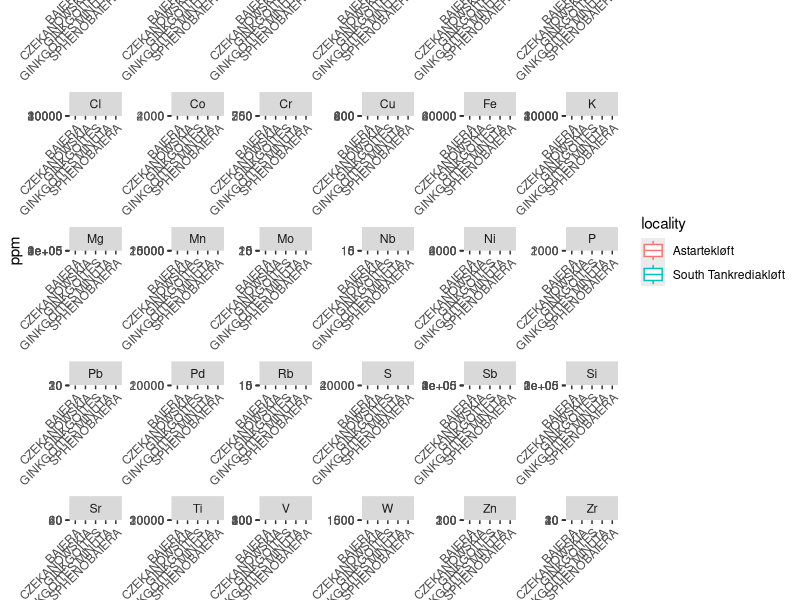

Generate this figure with R: (Note: this script raises an error after producing the figure.)
#example EDA, PCA, etc. code using several postgraduate datasets
#W.J. Matthaeus 7/10/2026
#this includes some data quality control on the way in
#and interpretation

#this is to load in required packages
pkgs <- c("readr", "ggplot2", "dplyr", "readxl",
          "tibble", "tidyr", "stringr",
          "PerformanceAnalytics", "psych",
          "FactoMineR", "factoextra","rstatix")
vapply(pkgs, library, logical(1), character.only = TRUE, logical.return = TRUE)

#change the working directory. update the string "/Users.." to contain the 
#path to the directory containing this script and your data file
setwd("/Users/willmatthaeus/Dropbox/TCD Postdoc/didactic_xrf/")

#only change this here, then the rest of the code should work for *your* data
input_switch <-"Ant"
# input_switch <- "Sid"

#read in data
if(input_switch=="Sid"){
#read in the data
xrf <- read_excel(path = "Mastersheet.xlsx")
#find the group ids from the sample name and make a new column
xrf$group<-NA
xrf[grep("CSD",xrf$SAMPLE),]$group <- "new"
xrf[is.na(xrf$group),]$group <- "old"
xrf$group <- as.factor(xrf$group)

#separate out the data columns and the error columns
elements<-xrf[seq(2,76,2)]
element_names <- colnames(elements)
errors<-xrf[seq(3,77,2)]
error_names <- colnames(errors)
}
if(input_switch=="Ant"){
  
  #read in the data
  xrf <- read_excel(path = "STANAST_XRF_GINK.xlsx")
  #find the group ids from the sample name and make a new column
  which(xrf$SAMPLE=="b4-51258-F")
  xrf[57,]$SAMPLE<-"b4-51258-F_2"
  which(xrf$SAMPLE=="b4-51408-F")
  xrf[77,]$SAMPLE<-"b4-51408-F_2"
  
  #grouping variables
  xrf$locality<-NA
  xrf[grep("AST",xrf$SAMPLE),]$locality <- "Astartekløft"
  xrf[is.na(xrf$locality),]$locality <- "South Tankrediakløft"
  xrf$locality <- as.factor(xrf$locality)
  which(is.na(xrf$locality))
  xrf$locality <- factor(xrf$locality)
  
  xrf$taxon <- factor(xrf$TAXON)
  
  #separate out the data columns and the error columns
  elements<-xrf[3:32]
  element_names <- colnames(elements)
  
}

##Boxplots
if(input_switch=="Ant"){
  #adjust the 'shape' of the data from a matrix of elements to a table where 
  #each row is a single element concentration with a other categorical variables
  #like taxon and locality
  xrf_long <- xrf%>%
    pivot_longer(cols = all_of(element_names),names_to = c("element"))%>%
    rename(ppm=value)
  
  #if you want to filter rows, keep certain ones or drop others
  # xrf_long <- filter(locality=="Astartekløft", 
  #                    taxon!=c("GINKGOITES MINUTA", "GINKGOITES")) 
  
  a_big_boxplot<-xrf_long %>%  
    ggplot()+#just to get things started
    geom_boxplot(aes(x=taxon, y=ppm, color=locality))+#make boxplot shapes, separate in space using taxon, and color using locality
    facet_wrap(element~., scales="free")+#separate element plots out into separate panels
    theme(axis.text.x=element_text(angle=45, hjust = 1))
  
  #some plot saving code
  #useful for making nice plots with high res at a particular size  
  #i just played with the size til it looked good
  #it saves into whatever directory you set at the the top
  plotName<-"Anto_element_boxplots.png"
  ggsave(plotName, plot = a_big_boxplot, device = "png", path = ".",
         scale = 1, height = 16, width = 14, units = c("in"),
         dpi = 300, limitsize = TRUE)
  
}

##remove columns with zero variance, which causes errors for subsequent analyses
#find zero variance columns
var_nz <- function(x) !is.na(var(x[x != 0]))
varying_elements_map<-apply(elements,2,var_nz)
#update data coulmns and names to only those with varianc
elements <- elements[,varying_elements_map]
element_names <- colnames(elements)


#individual tests of normality
elements %>% ungroup %>%  
  shapiro_test(element_names) %>% 
  arrange(variable)
#guide for interprting this and the next one:
#https://www.datanovia.com/en/lessons/normality-test-in-r/#shapiro-wilks-normality-test

#test of multivariate normality
elements %>% mshapiro_test
#the data are non-normal individually and as a multivariate group
#this is probably ok on it's own for PCA

#this is the important one!
chart.Correlation(elements)
ele_cor <- cor(elements) %>% abs 
# ele_cor_sig <- apply(ele_cor, c(1,2), function(x){any(abs(x)>0.3)})

#correlation matrix with significance and correlation coefficients in top 
#right triangle, histograms on diagonal, and biplots with best fit lines in red
#this is also ugly, but save it in a large format, zoom in and look at the 
#relationships between variables, are they linear?

#couple of different options for removing some columns
#things that don't have correlations about 0.3 with anything
#this is the more important thing for PCA

if(input_switch=="Sid"){
low_cor <- c("Ba","Sb","Rb")
#elements with normal-ish distributions based on the histograms
normal <- c("Bal","Mo","Nb","Cr","V","Ti","Ca","K")
}

if(input_switch=="Ant"){
  low_cor <- c("Ag","Mo")
  #elements with normal-ish distributions based on the histograms
  normal <- c("S","Cl","Si","P","K","Ca","Cr")
}

#normal elements
ele_norm <- elements%>%select(normal)#select(!low_cor) 
ele_norm_names <- colnames(ele_norm)
#individual tests of normality ... again
ele_norm %>% ungroup %>%  
  shapiro_test(ele_norm_names) %>% 
  arrange(variable)


#test of multivariate normality ... again
ele_norm %>% mshapiro_test
#still not normal

#to understand the linear relationship assumption let's break the correlation 
#matrix down into the normal and non-normal elements
chart.Correlation(ele_norm)
ele_notnorm <- elements%>%select(!normal)#select(!low_cor) 
chart.Correlation(ele_notnorm)

#filtering out the few elements with very low correlations
#this is just going to clarify things in the PCA
ele_cor <- elements%>%select(!low_cor) 
ele_cor_names <- colnames(ele_cor)
corr_mat_cor <- ele_cor %>% cor

#Conclusion: the outputs of this PCA are suspect because the underlying 
#relationships may not be linear, particularly for the non-normal elements
#you can still use PCA as an exploratory technique, but refer back to the
#correlation matrix when making element-level interpretations


ele_cor<-data.frame(ele_cor)
rownames(ele_cor) <- xrf$SAMPLE
# https://www.sthda.com/english/wiki/wiki.php?id_contents=7851
res.pca <- PCA(ele_cor, graph = FALSE)
eigenvalues <- res.pca$eig
head(eigenvalues[, 1:2])
#the variance exlained in pc1 and 2 combined is less than 25%,
#add pc3 you get up to 35%
res.pca$var$contrib
#pc1 is mostly Cr, Mo, Ca, Nb, V; pc2 is Bal, Zr, Cu, Nb

fviz_pca_var(res.pca)
#the first two dimensions of the PCA don't single out any elements
#as driving variation
fviz_pca_var(res.pca, axes = c(1,3))
#the third two dimension (vertical there) 
#collapses a bit

fviz_pca_ind(res.pca, label="none", habillage = xrf$locality)
#no separation of old and new

fviz_pca_ind(res.pca, axes = c(1,3), label="none", habillage = xrf$locality)
#no separation of old and new
#but remember, the PCA (1) didn't work very well and (2) is not designed
#to test for differences between groups
